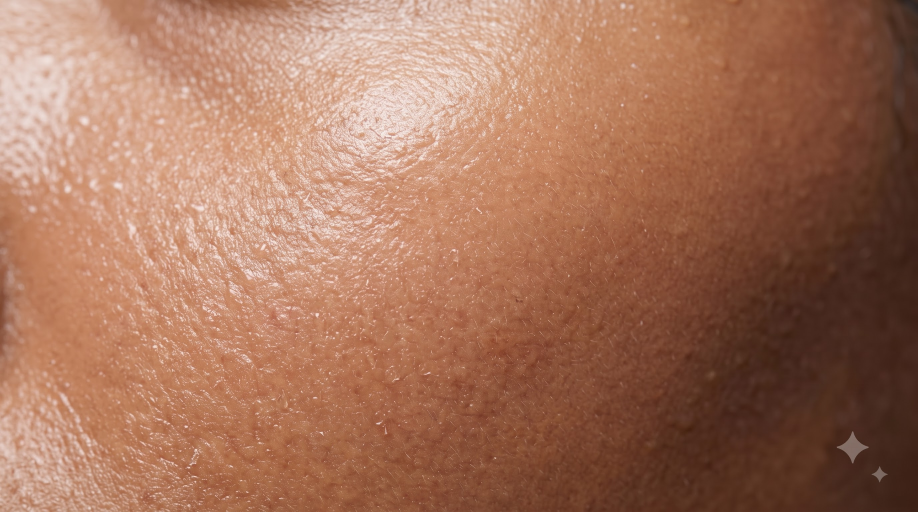
#> input picture raw/skin-before-raw.jpg, 2752 x 1536 px, found by its file name (shown at 1/3 size)
$ python matte_skin.py
#> lines starting #> are read from the running program, lines starting #| are printed output that depends on the picture; after the words box and inside, x2 and y2 are one past the last pixel; in counts of white or black regions, pixels touching at a corner belong together
"""Matte pass for the dry-skin still (Day 12): makes raw/skin-before.jpg read dull and dry next to the dewy
raw/skin-after.jpg, without moving pores.

RUN (from the repo root): python3 scripts/matte_skin.py
  in:  raw/skin-before-raw.jpg (the untouched Nano Banana edit) + raw/skin-after.jpg (texture for the watermark fill)
  out: raw/skin-before.jpg (overwritten)

Steps: paint out the Gemini sparkle mark (bottom right) → compress the bright base and the glossy detail peaks
(pore shadows kept) → slightly lower mid-scale clarity → desaturate ~10 % → soft uneven ashy blotches → keep the
overall brightness → one uniform sub-pixel shift to align with skin-after.jpg (measured −1.63 / −0.35 px).
Only tone, highlights and colour change; no warp, no blur of fine detail. Needs numpy + Pillow only."""
import numpy as np
from PIL import Image, ImageFilter

src = np.asarray(Image.open("raw/skin-before-raw.jpg").convert("RGB")).astype(np.float32) / 255
ref = np.asarray(Image.open("raw/skin-after.jpg").convert("RGB")).astype(np.float32) / 255
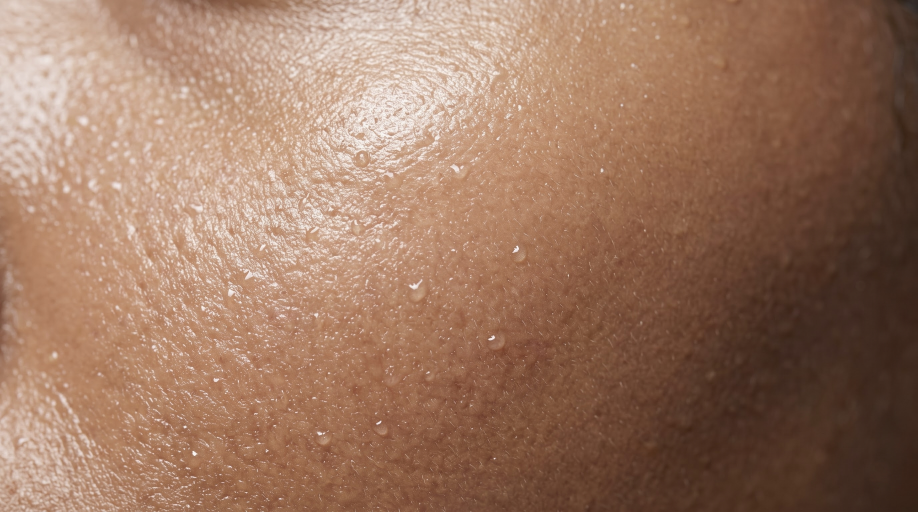
#> input picture raw/skin-after.jpg, 2752 x 1536 px, found by its file name (shown at 1/3 size)
H, W, _ = src.shape
#> H = 1536; W = 2752

def _box(a, k, axis):
    """Box filter of odd width k along one axis (edge-padded), via cumulative sums."""
    pad = k // 2
    widths = [(0, 0)] * a.ndim
    widths[axis] = (pad + 1, pad)
    c = np.cumsum(np.pad(a, widths, mode="edge"), axis=axis, dtype=np.float64)
    hi = np.take(c, np.arange(k, c.shape[axis]), axis=axis)
    lo = np.take(c, np.arange(0, c.shape[axis] - k), axis=axis)
    return ((hi - lo) / k).astype(np.float32)


def blur(a, sigma):
    """Gaussian-like blur (three box passes per axis) of a float image (H,W) or (H,W,3)."""
    k = max(1, int(round(np.sqrt(12 * sigma * sigma / 3 + 1)))) | 1
    for axis in (0, 1):
        for _ in range(3):
            a = _box(a, k, axis)
    return a


# 1. paint out the Gemini sparkle mark (bottom right): smooth fill from the surroundings + A2's skin texture there
yy, xx = np.mgrid[0:H, 0:W]
mark = np.zeros((H, W), np.float32)
for cx, cy, r in ((2557, 1341, 62), (2639, 1423, 34)):
    mark = np.maximum(mark, ((xx - cx) ** 2 + (yy - cy) ** 2 <= r * r).astype(np.float32))
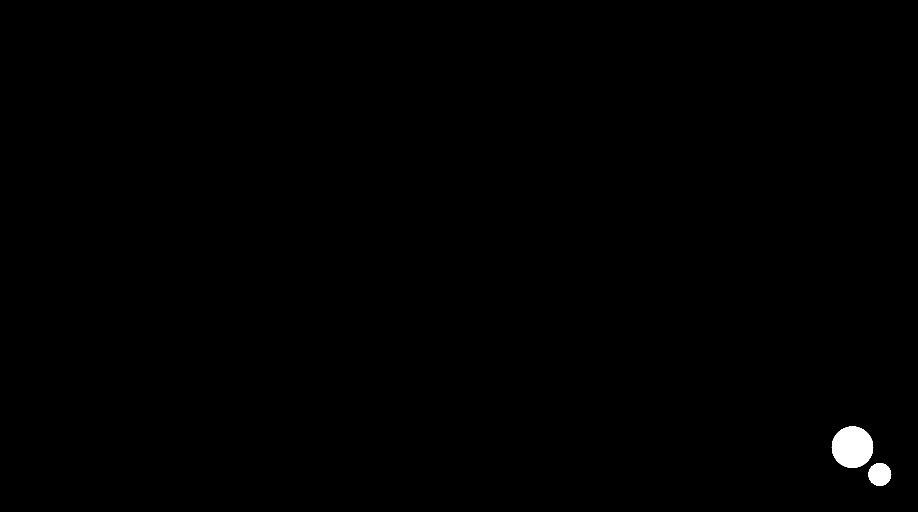
#> mark: shape (1536, 2752) float32 (shown at 1/3 size); values 0 (black) and 1 (white), 0.37% white; 2 white regions, box (x1, y1, x2, y2) and area: (2495, 1279, 2620, 1404) 12061, (2605, 1389, 2674, 1458) 3625
keep = 1 - mark
smooth = blur(src * keep[..., None], 40) / np.maximum(blur(keep, 40), 1e-4)[..., None]
#> the loop in blur, `for axis in (0, 1):` made 2 passes
#> call 2 of blur, with sigma = 40
#> in blur (call 2), `k = max(1, int(round(np.sqrt(12 * sigma * sigma / 3 + 1)))) | 1`: k = 81
#> the loop in blur (call 2), `for axis in (0, 1):` made 2 passes
#> after the loop in blur (call 2), `for axis in (0, 1):`:
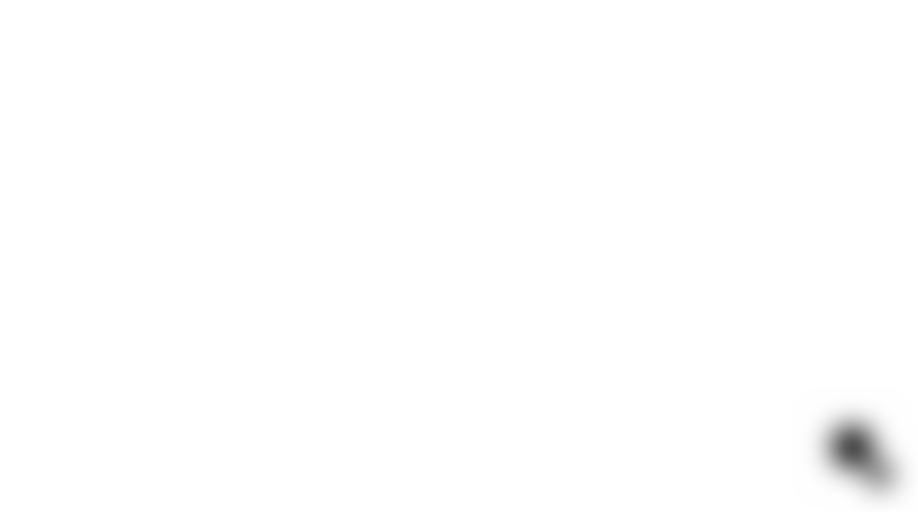
#> a: shape (1536, 2752) float32 (shown at 1/3 size); min 0.316, max 1, mean 0.996
texture = ref - blur(ref, 6)
fill = smooth + texture * 0.8
feather = blur(mark, 6)
feather = np.clip(feather * 1.6, 0, 1)
img = src * (1 - feather[..., None]) + fill * feather[..., None]

# 2. luminance split: big-scale base + fine detail (pores live in the detail and are kept)
lum = img @ np.array([0.2126, 0.7152, 0.0722], np.float32)
base = blur(lum, 45)
#> the loop in blur (call 5), `for axis in (0, 1):` made 2 passes
#> pass 1, in _box (call 25), `hi = np.take(c, np.arange(k, c.shape[axis]), axis=axis)`:
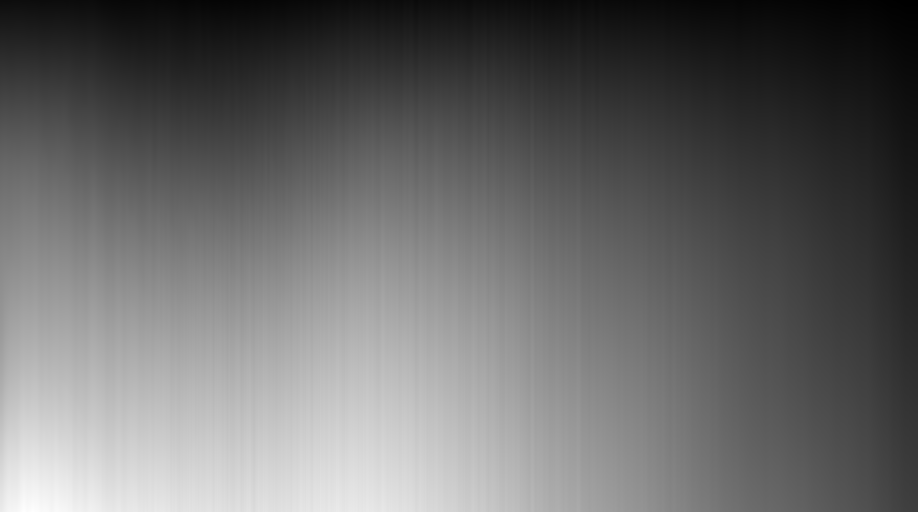
#> hi: shape (1536, 2752) float64 (shown at 1/3 size); min 15.31, max 1096.1, mean 459.1; drawn with min black and max white
detail = lum - base

# 3. flatten the specular: soft-knee compress the bright base, and cut positive (glossy) detail peaks in bright areas
knee = 0.56
base2 = np.where(base > knee, knee + (base - knee) * 0.42, base)
bright = np.clip((base - 0.40) / 0.25, 0, 1)
gloss = np.clip(detail, 0, None)
detail2 = detail - gloss * (0.12 + 0.38 * bright)          # sparkle speckles go, pore shadows (negative detail) stay
# 4. a little less clarity: soften mid-scale local contrast only (radius 12 px), fine pores untouched
mid = blur(detail2, 12)
#> the loop in blur (call 6), `for axis in (0, 1):` made 2 passes
#> pass 1, in _box (call 31), `c = np.cumsum(np.pad(a, widths, mode="edge"), axis=axis, dtype=np.floa..`:
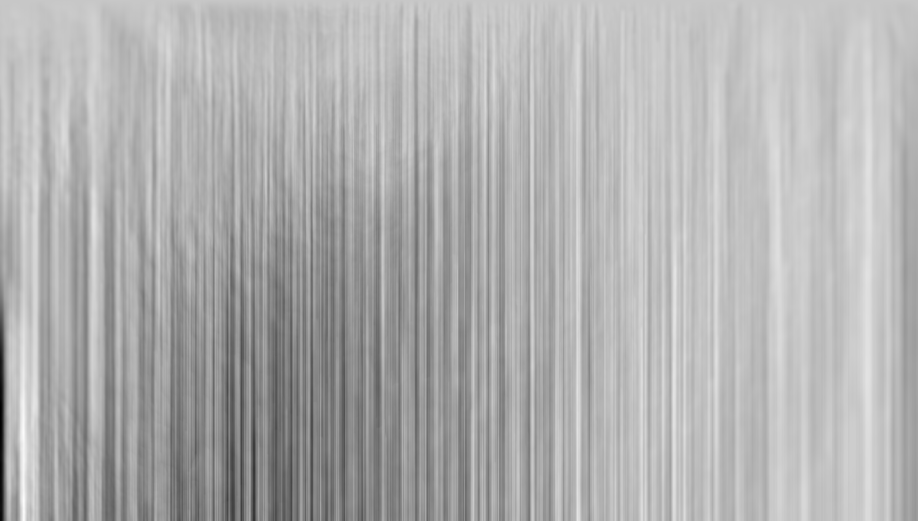
#> c: shape (1561, 2752) float64 (shown at 1/3 size); min -38.19, max 10.61, mean -4.47; drawn with min black and max white
#> after the loop in blur (call 6), `for axis in (0, 1):`:
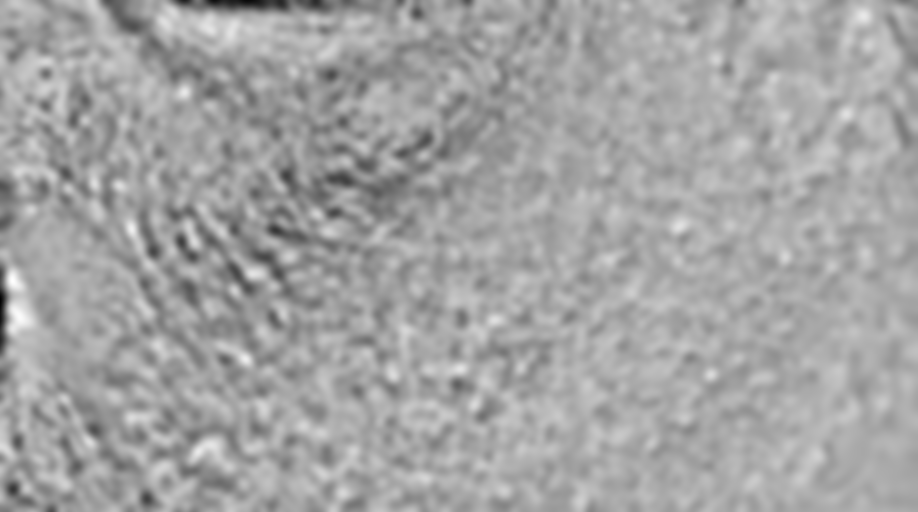
#> a: shape (1536, 2752) float32 (shown at 1/3 size); min -0.0885, max 0.0414, mean -0.00502; drawn with min black and max white
detail3 = detail2 - mid * 0.12
lum2 = base2 + detail3
scale = np.clip(lum2 / np.maximum(lum, 1e-4), 0, 1.2)
out = img * scale[..., None]
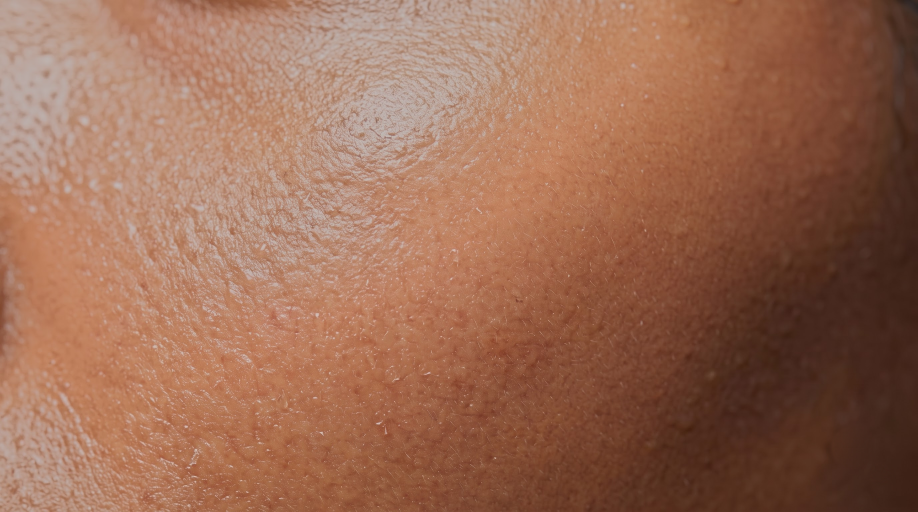
#> out: shape (1536, 2752, 3) float32 (shown at 1/3 size); mean R, G, B 0.608, 0.42, 0.333

# 5. desaturate ~10 %
grey = (out @ np.array([0.2126, 0.7152, 0.0722], np.float32))[..., None]
out = grey + (out - grey) * 0.90

# 6. slight uneven, ashy tone: low-frequency blotches pull toward a lighter, cooler grey-beige
rng = np.random.default_rng(12)
noise = Image.fromarray((rng.random((9, 16)) * 255).astype(np.uint8)).resize((W, H), Image.BICUBIC)
blot = np.asarray(noise).astype(np.float32) / 255
blot = np.clip((blot - 0.45) / 0.55, 0, 1) ** 1.5
# ash = the skin's own colour half-way to grey, a touch lighter: dull, not lavender
ash = (out * 0.5 + grey * 0.5) * 1.05 + 0.015
out = out * (1 - 0.07 * blot[..., None]) + ash * (0.07 * blot[..., None])
# keep the overall brightness close to the original (dry skin is duller, not darker)
out = out * (lum.mean() * 0.96 / (out @ np.array([0.2126, 0.7152, 0.0722], np.float32)).mean())

# 7. align to A2: the edit came back shifted ~1.6 px right / 0.35 px down; one uniform sub-pixel shift (no warp)
DX, DY = -1.63, -0.35
pil = [Image.fromarray(np.clip(out[..., c] * 255, 0, 255).astype(np.float32), mode="F").transform((W, H), Image.AFFINE, (1, 0, -DX, 0, 1, -DY), resample=Image.BICUBIC) for c in range(3)]
#> pil = 3 items
out = np.stack([np.asarray(c) / 255 for c in pil], -1)

Image.fromarray(np.clip(out * 255 + 0.5, 0, 255).astype(np.uint8)).save("raw/skin-before.jpg", quality=95, subsampling=0)
print("saved raw/skin-before.jpg", W, H)
#| saved raw/skin-before.jpg 2752 1536
